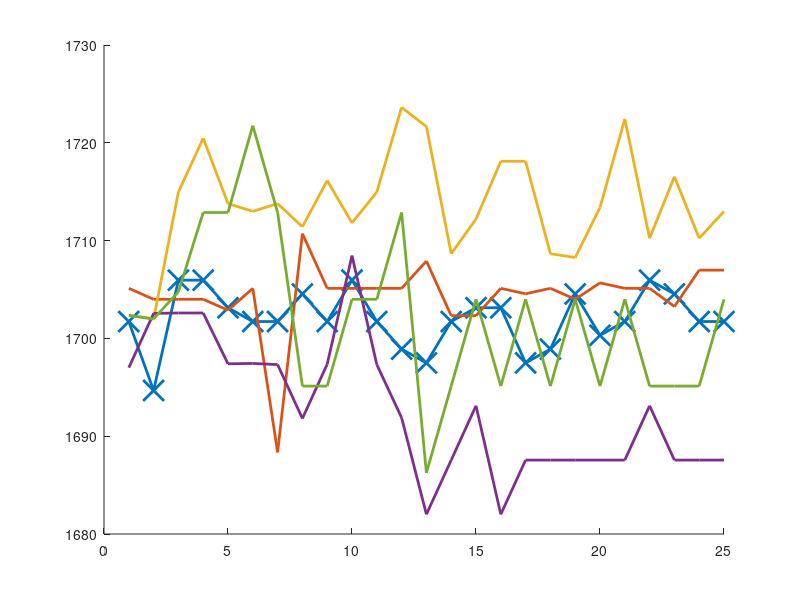

The MATLAB source for this figure:
clear 
clc

groupA=[1701.725,1694.675,1705.955,1705.955,1703.135,1701.725,1701.725,1704.545,1701.725,1705.955,1701.725,1698.905,1697.495,1701.725,1703.135,1703.135,1697.495,1698.905,1704.545,1700.315,1701.725,1705.955,1704.545,1701.725,1701.725];
groupC=[1705.12,1704.00,1704.00,1704.00,1702.88,1705.12,1688.35,1710.71,1705.12,1705.12,1705.12,1705.12,1707.91,1702.32,1702.32,1705.12,1704.56,1705.12,1704.00,1705.68,1705.12,1705.12,1703.26,1706.98,1706.98];
groupD=[1702.362,1701.969,1714.961,1720.472,1713.780,1712.992,1713.780,1711.417,1716.142,1711.811,1714.961,1723.622,1721.654,1708.661,1712.205,1718.110,1718.110,1708.661,1708.268,1713.389,1722.441,1710.236,1716.535,1710.236,1712.992];
groupE=[1697.007,1702.559,1702.598,1702.598,1697.402,1697.441,1697.323,1691.811,1697.362,1708.465,1697.323,1691.889,1682.008,1687.559,1693.110,1682.008,1687.559,1687.559,1687.559,1687.559,1687.559,1693.110,1687.559,1687.559,1687.559];
groupF=[1702.346,1702,1704.76,1712.875,1712.875,1721.75,1712.875,1695.125,1695.125,1704,1704,1712.875,1686.25,1695.125,1704,1695.125,1704,1695.125,1704,1695.125,1704,1695.125,1695.125,1695.125,1704];

alldata=[groupA,groupC,groupD,groupE,groupF];

aavg=sum(groupA(1:25))/length(groupA);
cavg=sum(groupC(1:25))/length(groupC);
davg=sum(groupD(1:25))/length(groupD);
eavg=sum(groupE(1:25))/length(groupE);
favg=sum(groupF(1:25))/length(groupF);

a=0;c=0;d=0;e=0;f=0;

for i=1:25
    anew=((groupA(i)-aavg)^2)/24+a;
    a=anew;
end
stdA=sqrt(anew);


for i=1:25
    cnew=((groupC(i)-cavg)^2)/24+c;
    c=cnew;
end
stdC=sqrt(cnew);

for i=1:25
    dnew=((groupD(i)-davg)^2)/24+d;
    d=dnew;
end
stdD=sqrt(dnew);

for i=1:25
    enew=((groupE(i)-eavg)^2)/24+e;
    e=enew;
end
stdE=sqrt(enew);

for i=1:25
    fnew=((groupF(i)-favg)^2)/24+f;
    f=fnew;
end
stdF=sqrt(fnew);

xax=[1:25];
hold all
plot(xax,groupA,'-x','LineWidth',2,'markersize',15)
plot(xax,groupC,'LineWidth',2)
plot(xax,groupD,'LineWidth',2)
plot(xax,groupE,'LineWidth',2)
plot(xax,groupF,'LineWidth',2)
 

% figure

% histfit(groupA)
% figure
% histfit(groupC)
% figure
% histfit(groupD)
% figure
% histfit(groupE)
% figure
% histfit(groupF)
% figure
% histfit(alldata)


% 
% 
% figure
% std_dev = stdA;
% mean = aavg;
% x = mean-3*std_dev:.1:mean+3*std_dev;
% y = (std_dev*sqrt(2*pi))^-1*exp(-.5*((x-mean)/std_dev).^2);
% plot(x,y);
% 
% 
